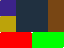

Tiled map render using the project's own tile images. Description and the whole map definition, tile-layer contents included, below:
An orthogonal 4x3 tile map with 16x16 px tiles, 1 tile layer (ground), 1 hidden layer not drawn, 2 tilesets, 1 image layer and 9 objects (door, spawn).

<map version="1.10" tiledversion="1.11.0" class="dungeon" orientation="orthogonal" renderorder="right-down" width="4" height="3" tilewidth="16" tileheight="16" infinite="0" parallaxoriginx="32" parallaxoriginy="24" backgroundcolor="#203040" nextlayerid="11" nextobjectid="10">
 <properties>
  <property name="music" value="cave" />
 </properties>
 <tileset firstgid="1" source="../tilesets/terrain.tsx" />
 <tileset firstgid="5" name="props" tilewidth="16" tileheight="32" tilecount="2" columns="0">
  <grid orientation="orthogonal" width="1" height="1" />
  <tile id="0" type="chest">
   <properties>
    <property name="bonus" type="float" value="0.5" />
    <property name="kind" value="treasure" />
    <property name="loot" type="int" value="10" />
   </properties>
   <image source="../props/chest.png" width="16" height="32" />
  </tile>
  <tile id="2">
   <image source="../props/chest.png" width="16" height="32" />
  </tile>
 </tileset>
 <layer id="1" name="ground" width="4" height="3">
  <data encoding="csv">
536870915,0,0,0,
4,0,0,5,
1,2147483649,2,3221225474
</data>
 </layer>
 <layer id="10" name="decor" width="4" height="3" visible="0">
  <data encoding="csv">
0,0,1,0,
0,0,0,0,
0,0,0,0
</data>
 </layer>
 <group id="2" name="entities" offsetx="8" offsety="0">
  <objectgroup id="3" name="spawns" offsety="4">
   <object id="1" name="door" type="door" x="16" y="16" width="16" height="32" rotation="90">
    <properties>
     <property name="cost" type="int" value="3" />
     <property name="glow" type="color" value="#80ff00ff" />
     <property name="locked" type="bool" value="true" />
     <property name="partner" type="object" value="2" />
     <property name="speed" type="float" value="1.5" />
     <property name="sprite" type="file" value="../props/chest.png" />
     <property name="stats" type="class" propertytype="Stats">
      <properties>
       <property name="hp" type="int" value="7" />
      </properties>
     </property>
     <property name="target" value="cave" />
    </properties>
   </object>
   <object id="2" name="spawn" x="32" y="40">
    <point />
   </object>
   <object id="3" x="0" y="0" width="8" height="8">
    <ellipse />
   </object>
   <object id="4" x="10" y="10">
    <polygon points="0,0 8,0 8,8" />
   </object>
   <object id="5" x="20" y="20" visible="0">
    <polyline points="0,0 5,5" />
   </object>
   <object id="6" x="0" y="0" width="40" height="10">
    <text>Hello</text>
   </object>
   <object id="7" gid="2147483653" x="48" y="48" width="16" height="32" />
   <object id="9" template="parts/torch.tx" x="0" y="48" />
   <object id="8" template="../templates/enemy.tx" x="24" y="24">
    <properties>
     <property name="hp" type="int" value="5" />
    </properties>
   </object>
  </objectgroup>
 </group>
 <imagelayer id="9" name="sky" opacity="0.5" parallaxx="0.5" parallaxy="0.25" repeatx="1">
  <image source="../props/chest.png" width="16" height="32" />
 </imagelayer>
</map>
